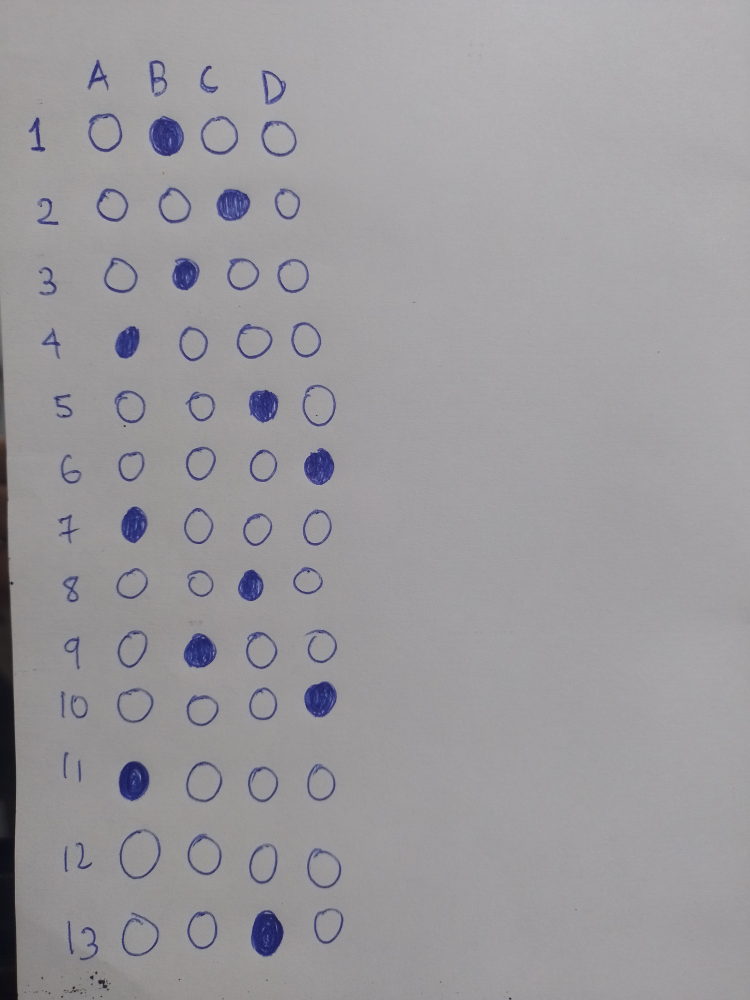
#> input picture cv-grader-analyzer/images/IMG_20250316_165910.jpg, 3000 x 4000 px, found by its file name (shown at 1/4 size); its folder holds only this picture in this run
$ python omrv6.py
#> lines starting #> are read from the running program, lines starting #| are printed output that depends on the picture; after the words box and inside, x2 and y2 are one past the last pixel; in counts of white or black regions, pixels touching at a corner belong together
import cv2
import numpy as np
import os

THRESHOLD_UMBRAL = 0.6

def preprocess_image(image_path):
    image = cv2.imread(image_path)
    if image is None:
        raise Exception("No se pudo cargar la imagen.")
    img_resize =  cv2.resize(image, (1920, 1920))
    gray = cv2.cvtColor(img_resize, cv2.COLOR_BGR2GRAY)
    thresh = cv2.adaptiveThreshold(gray, 255, cv2.ADAPTIVE_THRESH_MEAN_C,
                                   cv2.THRESH_BINARY_INV, 121, 10)
    return img_resize, gray, thresh

def find_circles(gray):
    circles = cv2.HoughCircles(
        gray, cv2.HOUGH_GRADIENT, dp=1.1, minDist=65,
        param1=50, param2=25, minRadius=30, maxRadius=55
    )
    if circles is not None:
        circles = np.round(circles[0, :]).astype("int")
        return circles
    else:
        print("No se detectaron círculos con HoughCircles.")
        return []

def find_filled_circles(circles, thresh):
    filled_circles = []
    for (x, y, r) in circles:
        mask = np.zeros_like(thresh)
        cv2.circle(mask, (int(x), int(y)), int(r), (255,255,255), -1)  # Usar 255 para blanco
        roi = cv2.bitwise_and(thresh, mask)
        white_pixels = cv2.countNonZero(roi)
        total_pixels = cv2.countNonZero(mask)
        proportion = white_pixels / total_pixels if total_pixels > 0 else 0
        if proportion >THRESHOLD_UMBRAL:  # Umbral más bajo
            filled_circles.append((x, y, r))
    return filled_circles

def group_questions(circles):
    centers = [(x, y) for x, y, r in circles]
    centers.sort(key=lambda c: c[1])  # Ordenar por Y
    rows = []
    current_row = []
    previous_y = None
    for center in centers:
        x, y = center
        if previous_y is None or abs(y - previous_y) < 40:
            current_row.append(center)
        else:
            current_row.sort(key=lambda r: r[0])  # Ordenar por X
            rows.append(current_row)
            current_row = [center]
        previous_y = y
    if current_row:
        current_row.sort(key=lambda r: r[0])
        rows.append(current_row)
    return rows

def calculate_question_response(filled_circle, rows):
    x, y, _ = filled_circle
    columns = ["A", "B", "C", "D"]
    for row_index, row in enumerate(rows, start=1):
        for column_index, column in enumerate(row):
            x_column, y_column = column
            distance = np.sqrt((x - x_column)**2 + (y - y_column)**2)
            if distance <= 20:  # Tolerancia aumentada
                return {"question": row_index, "response": columns[column_index]}
    return None

def grade_exam(image_path, output_prefix):
    try:
        image, gray, thresh = preprocess_image(image_path)
#> in preprocess_image, image is the input picture: shape (4000, 3000, 3); mean B, G, R 157.8, 154.3, 156
#> in preprocess_image, `thresh = cv2.adaptiveThreshold(gray, 255, cv2.ADAPTIVE_THRESH_MEAN_C, ..`:
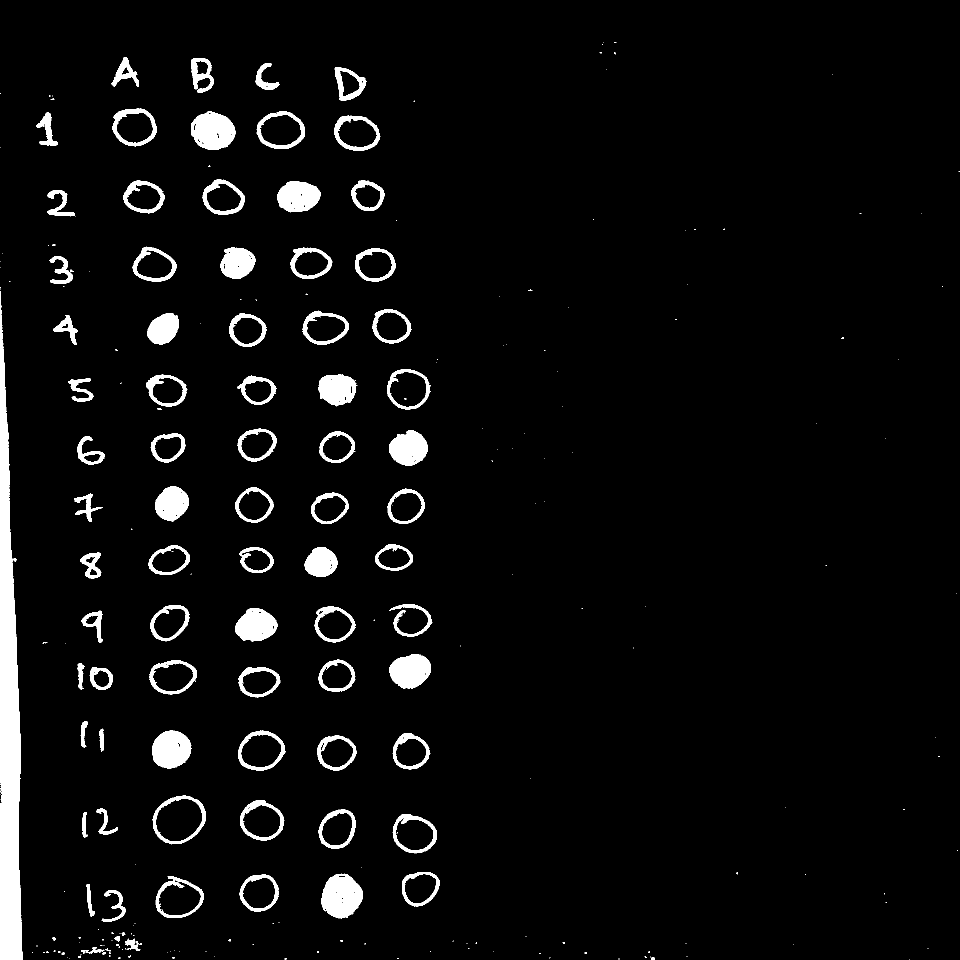
#> thresh: shape (1920, 1920) (shown at 1/2 size); 4.5% white; 269 white regions (182 under 20 px), largest, box (x1, y1, x2, y2) and area: (0, 582, 46, 1920) 36797, (643, 1747, 726, 1837) 5462, (382, 222, 471, 300) 5105
        circles = find_circles(gray)
#> in find_circles, `circles = cv2.HoughCircles( gray, cv2.HOUGH_GRADIENT, dp=1.1, minDist=..`: circles = 47 rows, first 8: [349.2, 1644, 43.42], [668.2, 1246.8, 32.53], [782.7, 650.7, 30.77], [343.8, 1501, 40.12], [815.7, 899.2, 31.87], [814.5, 778.2, 39.79], [527.5, 1640.7, 34.29], [826.7, 1662.7, 41]
#> in find_circles, `circles = np.round(circles[0, :]).astype("int")`: circles = 47 rows, first 8: [349, 1644, 43], [668, 1247, 33], [783, 651, 31], [344, 1501, 40], [816, 899, 32], [815, 778, 40], [527, 1641, 34], [827, 1663, 41]
        if circles is not None:
            for (x, y, r) in circles:
                cv2.circle(image, (x, y), r, (0, 0, 255), 2)
#> this loop made 47 passes
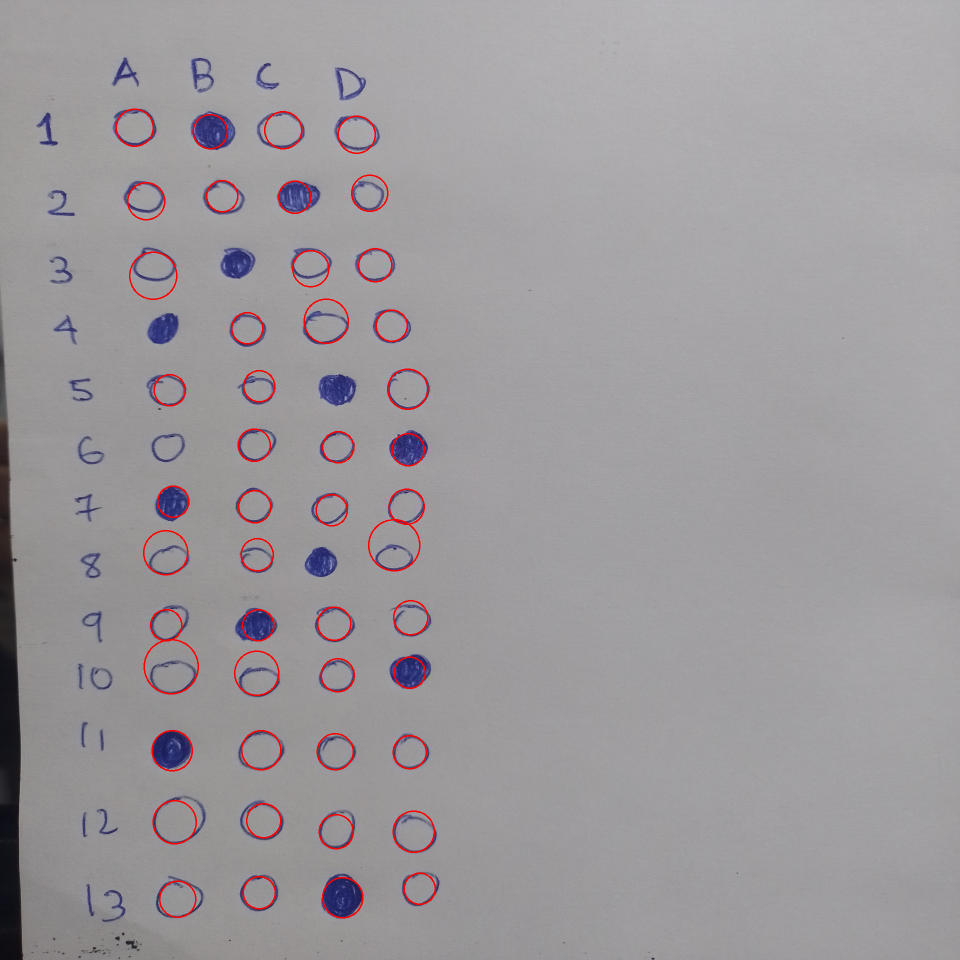
#> image: shape (1920, 1920, 3) (shown at 1/2 size); mean B, G, R 156.5, 153.2, 157.1
            filled_circles = find_filled_circles(circles, thresh)
#> the loop in find_filled_circles, `for (x, y, r) in circles:` made 47 passes
#> (x, y, r, white_pixels, total_pixels, proportion) on passes 1 to 8: (349, 1644, 43, 739, 5789, 0.128), (668, 1247, 33, 550, 3409, 0.161), (783, 651, 31, 303, 3001, 0.101), (344, 1501, 40, 4554, 5025, 0.906), (816, 899, 32, 3166, 3209, 0.987), (815, 778, 40, 1076, 5025, 0.214), (527, 1641, 34, 266, 3625, 0.0734), (827, 1663, 41, 1229, 5261, 0.234)
#> after the loop in find_filled_circles, `for (x, y, r) in circles:`:
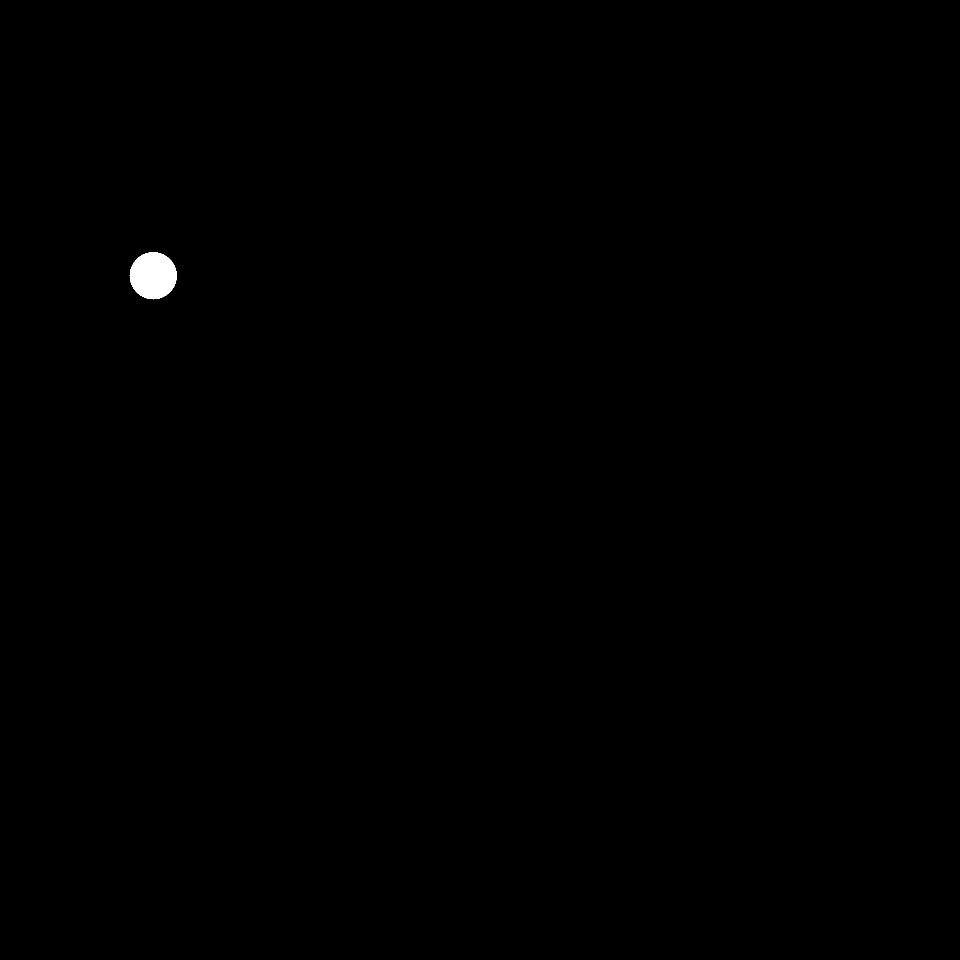
#> mask: shape (1920, 1920) (shown at 1/2 size); 0.19% white; 1 white region, box (x1, y1, x2, y2) and area: (259, 504, 354, 599) 6921
#> after the loop in find_filled_circles, `for (x, y, r) in circles:`: filled_circles = [(344, 1501, 40), (816, 899, 32), (420, 263, 34), (685, 1795, 40), (346, 1003, 31), (819, 1345, 31), (589, 394, 32), (516, 1250, 31)]
            rows = group_questions(circles)
#> in group_questions, `centers = [(x, y) for x, y, r in circles]`: centers = 47 pairs, first value 269 to 839, second value 255 to 1798
#> the loop in group_questions, `for center in centers:` made 47 passes
#> (x, y, previous_y) on passes 1 to 8: (269, 255, 255), (566, 260, 260), (420, 263, 263), (713, 269, 269), (739, 386, 386), (444, 392, 392), (589, 394, 394), (292, 402, 402)
#> after the loop in group_questions, `for center in centers:`: rows = 12 items
#> rows = 13 items
            responses = []
            for c in filled_circles:
                response = calculate_question_response(c, rows)
                if response:
                    responses.append(response)
#> this loop made 8 passes
#> (c, x in calculate_question_response, y in calculate_question_response, response) on passes 1 to 7: ((344, 1501, 40), 344, 1501, {'question': 11, 'response': 'A'}), ((816, 899, 32), 816, 899, {'question': 6, 'response': 'C'}), ((420, 263, 34), 420, 263, {'question': 1, 'response': 'B'}), ((685, 1795, 40), 685, 1795, {'question': 13, 'response': 'C'}), ((346, 1003, 31), 346, 1003, {'question': 7, 'response': 'A'}), ((819, 1345, 31), 819, 1345, {'question': 10, 'response': 'D'}), ((589, 394, 32), 589, 394, {'question': 2, 'response': 'C'})
#> after the loop, responses = 8 items
            for (x, y, r) in filled_circles:
                cv2.circle(image, (x, y), r, (0, 255, 0), 2)  # Círculos rellenos en verde
#> this loop made 8 passes
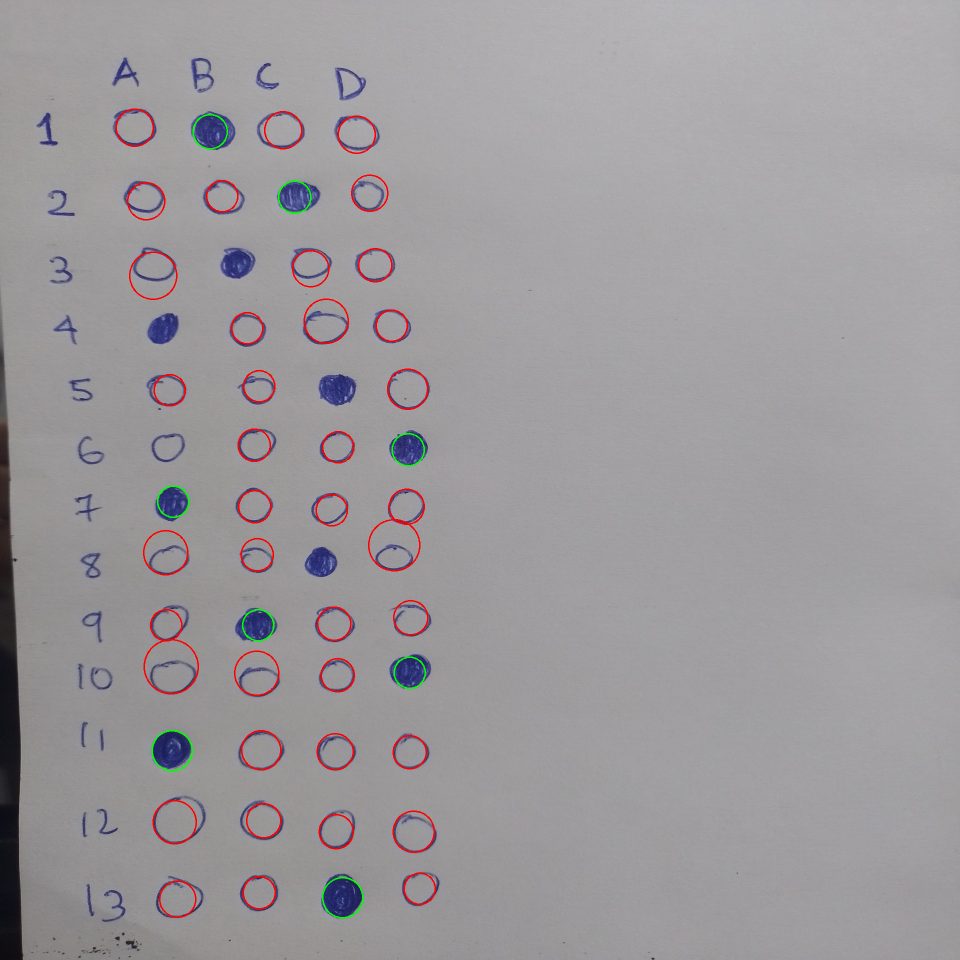
#> image: shape (1920, 1920, 3) (shown at 1/2 size); 0.14% of pixels changed, all inside (x1, y1, x2, y2) = (303, 228, 852, 1837)

            # [4 lines of commented-out code are left out]
            cv2.imwrite(output_prefix, image)
            return {"responses": responses, "output": output_prefix}
        return {}
    except Exception as e:
        print(f"Error: {e}")
        return {}

if __name__ == "__main__":
    # path = os.path.join("./", "images", "exam-6840373eb4a896fcb04dcabe-1102518280.jpeg")
    # result = grade_exam(path, "output")
    # print("Respuestas detectadas:", result.get("responses", []))

    images_dir = os.path.join("dataset", "images")
    outputs_dir = "outputs"
    os.makedirs(outputs_dir, exist_ok=True)
    image_files = [f for f in os.listdir(images_dir) if f.lower().endswith((".jpg", ".jpeg", ".png"))]
    for img_name in image_files:
        path = os.path.join(images_dir, img_name)
        vis_output_path = os.path.join(outputs_dir, f"vis_{os.path.splitext(img_name)[0]}.png")
        debug_circles_path = os.path.join(outputs_dir, f"debug_circles_{os.path.splitext(img_name)[0]}.png")
        answers = grade_exam(path, output_prefix=vis_output_path)
#> answers = 2 items
        print(f"{img_name}: {answers}")
#> (printed output is left out)
